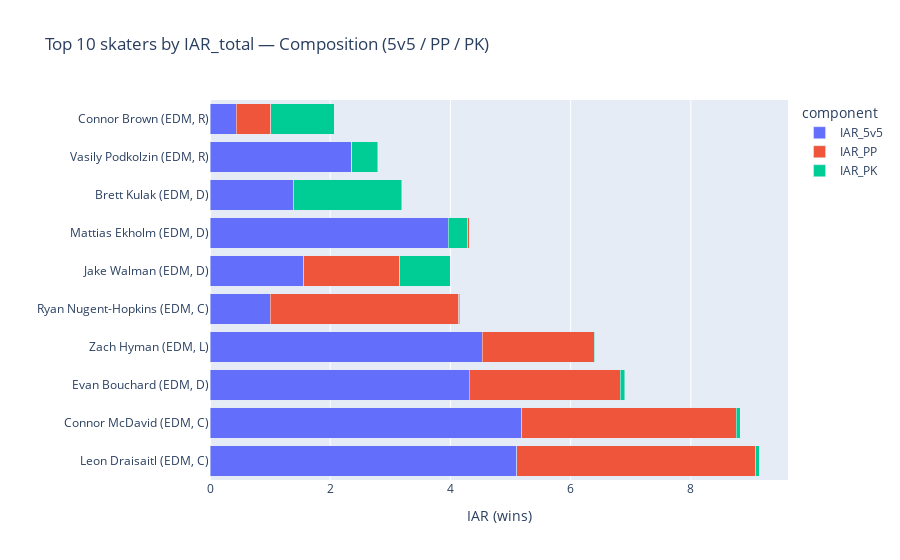

The code cell stored with this chart in its notebook:
### Code cell
# Oilers colours

fig1_oilers = stacked_bar(top10_oilers, "Top 10 skaters by IAR_total — Composition (5v5 / PP / PK)", top_order_oilers)
fig1_oilers.show()

### Figure 1 — Plotly figure (JSON) as saved in the notebook; plotly's stock layout.template omitted (floating-point values rounded to 4 significant figures)
{"data": [{"alignmentgroup": "True", "customdata": [["EDM", "C", 1205.0, 9.136], ["EDM", "C", 1175.0, 8.818], ["EDM", "D", 1549.0, 6.898], ["EDM", "L", 1090.0, 6.403], ["EDM", "C", 1032.0, 4.156], ["EDM", "D", 1103.0, 4.0], ["EDM", "D", 1183.0, 3.968], ["EDM", "D", 1480.0, 3.186], ["EDM", "R", 1011.0, 2.791], ["EDM", "R", 978.6, 2.065]], "hovertemplate": "component=IAR_5v5<br>IAR_wins=%{x:.2f}<br>label=%{y}<br>team=%{customdata[0]}<br>position=%{customdata[1]}<br>min_5v5=%{customdata[2]}<br>IAR_total=%{customdata[3]}<extra></extra>", "legendgroup": "IAR_5v5", "marker": {"color": "#636efa", "pattern": {"shape": ""}}, "name": "IAR_5v5", "offsetgroup": "IAR_5v5", "orientation": "h", "showlegend": true, "textposition": "auto", "type": "bar", "x": [5.105, 5.185, 4.31, 4.533, 1.002, 1.561, 4.31, 1.434, 2.358, 0.4389], "xaxis": "x", "y": ["Leon Draisaitl (EDM, C)", "Connor McDavid (EDM, C)", "Evan Bouchard (EDM, D)", "Zach Hyman (EDM, L)", "Ryan Nugent-Hopkins (EDM, C)", "Jake Walman (EDM, D)", "Mattias Ekholm (EDM, D)", "Brett Kulak (EDM, D)", "Vasily Podkolzin (EDM, R)", "Connor Brown (EDM, R)"], "yaxis": "y"}, {"alignmentgroup": "True", "customdata": [["EDM", "C", 1205.0, 9.136], ["EDM", "C", 1175.0, 8.818], ["EDM", "D", 1549.0, 6.898], ["EDM", "L", 1090.0, 6.403], ["EDM", "C", 1032.0, 4.156], ["EDM", "D", 1103.0, 4.0], ["EDM", "D", 1183.0, 3.968], ["EDM", "D", 1480.0, 3.186], ["EDM", "R", 1011.0, 2.791], ["EDM", "R", 978.6, 2.065]], "hovertemplate": "component=IAR_PP<br>IAR_wins=%{x:.2f}<br>label=%{y}<br>team=%{customdata[0]}<br>position=%{customdata[1]}<br>min_5v5=%{customdata[2]}<br>IAR_total=%{customdata[3]}<extra></extra>", "legendgroup": "IAR_PP", "marker": {"color": "#EF553B", "pattern": {"shape": ""}}, "name": "IAR_PP", "offsetgroup": "IAR_PP", "orientation": "h", "showlegend": true, "textposition": "auto", "type": "bar", "x": [3.976, 3.572, 2.515, 1.857, 3.136, 1.594, -0.03234, -0.03868, -0.002314, 0.5713], "xaxis": "x", "y": ["Leon Draisaitl (EDM, C)", "Connor McDavid (EDM, C)", "Evan Bouchard (EDM, D)", "Zach Hyman (EDM, L)", "Ryan Nugent-Hopkins (EDM, C)", "Jake Walman (EDM, D)", "Mattias Ekholm (EDM, D)", "Brett Kulak (EDM, D)", "Vasily Podkolzin (EDM, R)", "Connor Brown (EDM, R)"], "yaxis": "y"}, {"alignmentgroup": "True", "customdata": [["EDM", "C", 1205.0, 9.136], ["EDM", "C", 1175.0, 8.818], ["EDM", "D", 1549.0, 6.898], ["EDM", "L", 1090.0, 6.403], ["EDM", "C", 1032.0, 4.156], ["EDM", "D", 1103.0, 4.0], ["EDM", "D", 1183.0, 3.968], ["EDM", "D", 1480.0, 3.186], ["EDM", "R", 1011.0, 2.791], ["EDM", "R", 978.6, 2.065]], "hovertemplate": "component=IAR_PK<br>IAR_wins=%{x:.2f}<br>label=%{y}<br>team=%{customdata[0]}<br>position=%{customdata[1]}<br>min_5v5=%{customdata[2]}<br>IAR_total=%{customdata[3]}<extra></extra>", "legendgroup": "IAR_PK", "marker": {"color": "#00cc96", "pattern": {"shape": ""}}, "name": "IAR_PK", "offsetgroup": "IAR_PK", "orientation": "h", "showlegend": true, "textposition": "auto", "type": "bar", "x": [0.05473, 0.0615, 0.07288, 0.01291, 0.01831, 0.8463, -0.3103, 1.791, 0.4358, 1.055], "xaxis": "x", "y": ["Leon Draisaitl (EDM, C)", "Connor McDavid (EDM, C)", "Evan Bouchard (EDM, D)", "Zach Hyman (EDM, L)", "Ryan Nugent-Hopkins (EDM, C)", "Jake Walman (EDM, D)", "Mattias Ekholm (EDM, D)", "Brett Kulak (EDM, D)", "Vasily Podkolzin (EDM, R)", "Connor Brown (EDM, R)"], "yaxis": "y"}], "layout": {"autosize": true, "barmode": "stack", "legend": {"title": {"text": "component"}, "tracegroupgap": 0}, "title": {"text": "Top 10 skaters by IAR_total — Composition (5v5 / PP / PK)"}, "xaxis": {"anchor": "y", "autorange": true, "domain": [0, 1], "range": [0, 9.617], "title": {"text": "IAR (wins)"}, "type": "linear"}, "yaxis": {"anchor": "x", "autorange": true, "categoryarray": ["Leon Draisaitl (EDM, C)", "Connor McDavid (EDM, C)", "Evan Bouchard (EDM, D)", "Zach Hyman (EDM, L)", "Ryan Nugent-Hopkins (EDM, C)", "Jake Walman (EDM, D)", "Mattias Ekholm (EDM, D)", "Brett Kulak (EDM, D)", "Vasily Podkolzin (EDM, R)", "Connor Brown (EDM, R)"], "categoryorder": "array", "domain": [0, 1], "range": [-0.5, 9.5], "title": {"text": ""}, "type": "category"}}}
